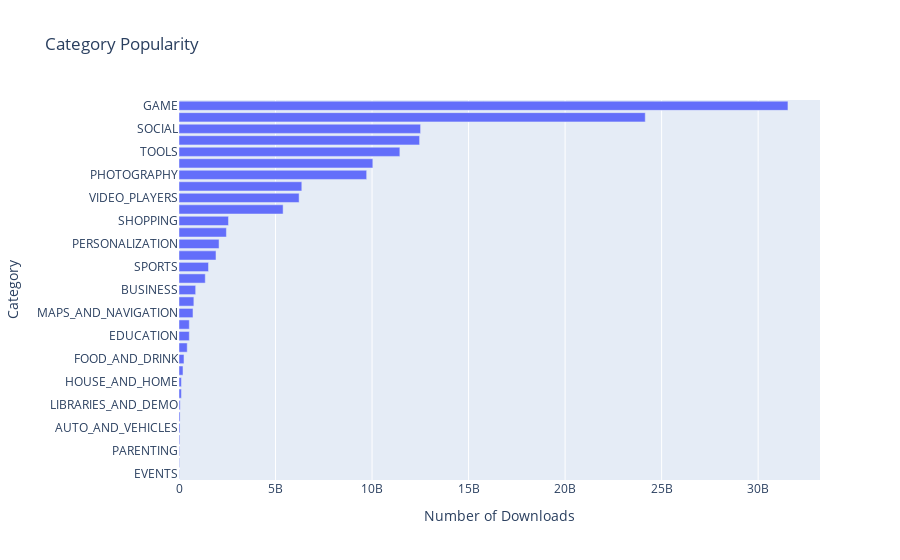

The code cell stored with this chart in its notebook:
### Code cell
h_bar = px.bar(x = category_installs.Installs,
               y = category_installs.index,
               orientation='h',
               title='Category Popularity')
 
h_bar.update_layout(xaxis_title='Number of Downloads', yaxis_title='Category')
h_bar.show()

### Figure 1 — Plotly figure (JSON) as saved in the notebook; plotly's stock layout.template omitted (floating-point values rounded to 4 significant figures)
{"data": [{"alignmentgroup": "True", "hovertemplate": "x=%{x}<br>y=%{y}<extra></extra>", "legendgroup": "", "marker": {"color": "#636efa", "pattern": {"shape": ""}}, "name": "", "offsetgroup": "", "orientation": "h", "showlegend": false, "textposition": "auto", "type": "bar", "x": [15949410, 26916200, 31116110, 42162676, 53129800, 56036100, 62083000, 124233100, 125082000, 206522410, 257777750, 426096500, 533852000, 534611120, 724267560, 770249400, 863518120, 1361006220, 1528531465, 1916291655, 2074352930, 2455660000, 2563331540, 5393110650, 6221897200, 6361859300, 9721243130, 10041105490, 11440724500, 12463070180, 12513841475, 24152241530, 31543862717], "xaxis": "x", "y": ["EVENTS", "BEAUTY", "PARENTING", "MEDICAL", "AUTO_AND_VEHICLES", "COMICS", "LIBRARIES_AND_DEMO", "ART_AND_DESIGN", "HOUSE_AND_HOME", "DATING", "FOOD_AND_DRINK", "WEATHER", "EDUCATION", "LIFESTYLE", "MAPS_AND_NAVIGATION", "FINANCE", "BUSINESS", "HEALTH_AND_FITNESS", "SPORTS", "BOOKS_AND_REFERENCE", "PERSONALIZATION", "ENTERTAINMENT", "SHOPPING", "NEWS_AND_MAGAZINES", "VIDEO_PLAYERS", "TRAVEL_AND_LOCAL", "PHOTOGRAPHY", "FAMILY", "TOOLS", "PRODUCTIVITY", "SOCIAL", "COMMUNICATION", "GAME"], "yaxis": "y"}], "layout": {"barmode": "relative", "legend": {"tracegroupgap": 0}, "title": {"text": "Category Popularity"}, "xaxis": {"anchor": "y", "domain": [0, 1], "title": {"text": "Number of Downloads"}}, "yaxis": {"anchor": "x", "domain": [0, 1], "title": {"text": "Category"}}}}
